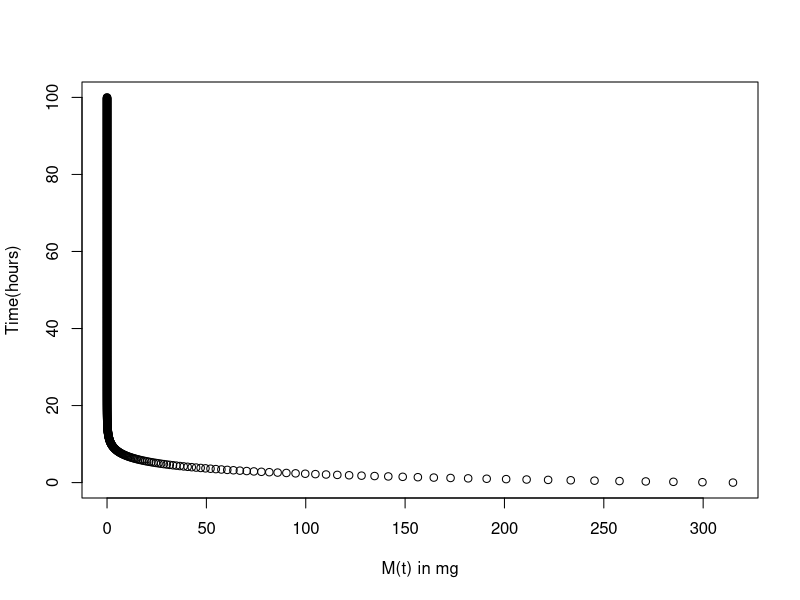
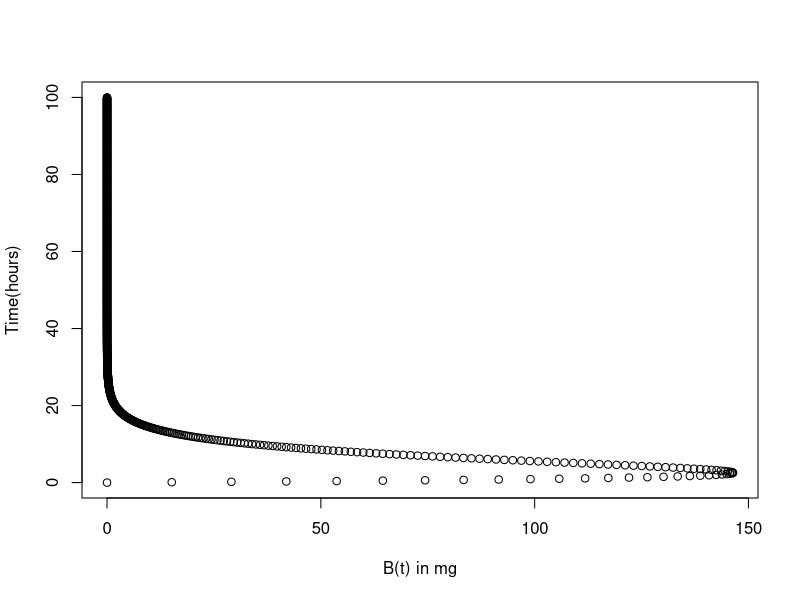
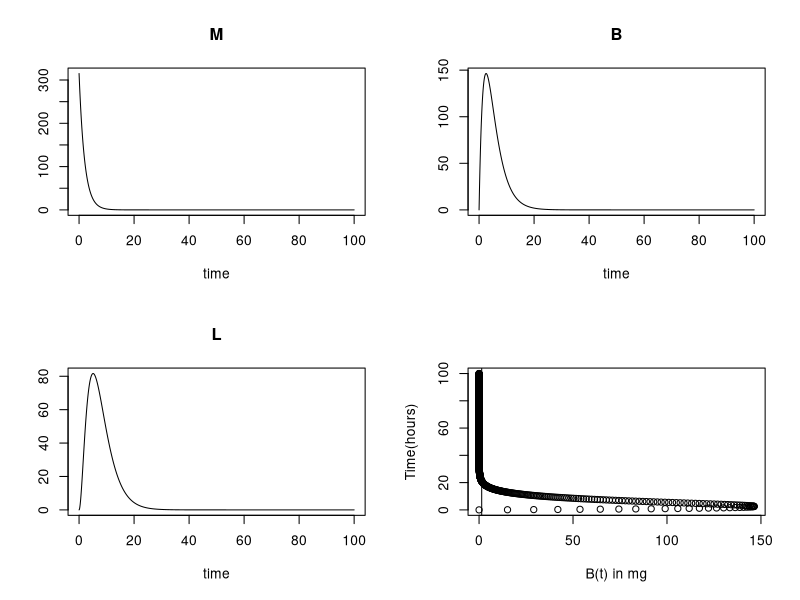

These charts were generated, in order, by the following R code:
# anaesthesia in th muscle,blood,liver
# muscle M, blood B and liver L
# parameter e is the efflux from the muscle, c is the clearance from the blood, and δ is the degradation in the liver
# 3 simultaneous equations:

# dM/dt = -e*M
# dB/dt = e*M - c*B
# dL/dt = c*B - delta*L

# Parameters: e,c,delta



library(deSolve)
library(scatterplot3d)

anaesode <- function(t, init, para){

      M= init["M"]
      B = init["B"]
      L= init["L"]
 
  e = para["e"]
  c = para["c"]
  delta = para["delta"]
  
  dM = -e*M
  dB = e*M - c*B
  dL = c*B - delta*L
  
  list(c(dM, dB, dL))
  # function automatically returns dy as a list
}

# Define initial values
init = c(M = 315, B = 0, L = 0)

# Define parameters
para = c(e = 0.5, c = 0.3, delta = 0.4)

# Define time interval
t = seq(0, 100, 0.1)

# Calling ODE function
out <- ode(y = init, times = t, func = anaesode, parms = para)

#To check the contents of the out matrix
head(out)


###Question1###
#To get graph for Muscle vs Time
y=out[,1]
x=out[,2]
plot(x,y,xlab="M(t) in mg",ylab="Time(hours)")

#To get graph for Blood vs Time
y=out[,1]
x=out[,3]
plot(x,y,xlab="B(t) in mg",ylab="Time(hours)")


###Question2###
plot (out)
y=out[,1]
x=out[,3]
plot(x,y,xlab="B(t) in mg",ylab="Time(hours)")
abline(v=1.4)
